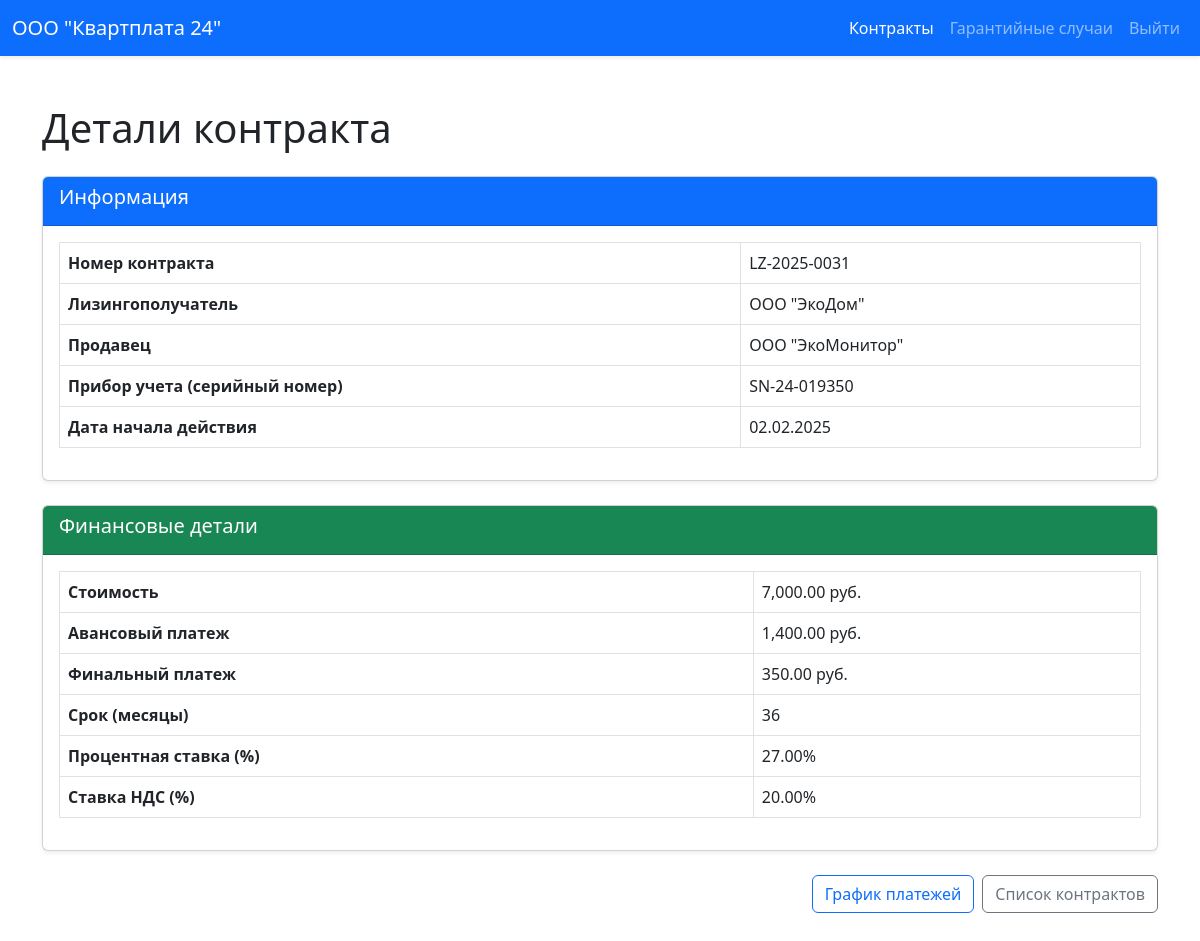
Screenshot of /contract/13/ (signed in) with the database file from the repository.
### leasing/models.py (models this page shows, shortened)
class Profile(models.Model):
    ROLE_CHOICES = [
        ('LR', 'Lessor'),
        ('LE', 'Lessee'),
        ('SE', 'Seller'),
        ('AD', 'Admin')
    ]
    user = models.OneToOneField(
        User,
        related_name='profile',
        on_delete=models.CASCADE
    )
    display_name = models.CharField(
        max_length=200,
        blank=True,
        null=True
    )
    role = models.CharField(
        max_length=2,
        choices=ROLE_CHOICES
    )

class Contract(models.Model):
    lessor = models.ForeignKey(
        User,
        related_name='lessor_contracts',
        on_delete=models.CASCADE
    )
    lessee = models.ForeignKey(
        User,
        related_name='lessee_contracts',
        on_delete=models.CASCADE
    )
    seller = models.ForeignKey(
        User,
        related_name='seller_contracts',
        on_delete=models.CASCADE
    )
    number = models.CharField(max_length=30)
    meter = models.CharField(max_length=20)
    started = models.DateField()
    class Meta:
        ordering = ['-started', '-number']

class FinanceDetails(models.Model):
    contract = models.ForeignKey(
        Contract,
        related_name='finance_details',
        on_delete=models.CASCADE
    )
    cost = models.DecimalField(max_digits=10, decimal_places=2)
    upfront = models.DecimalField(max_digits=10, decimal_places=2)
    final_payment = models.DecimalField(max_digits=10, decimal_places=2)
    period = models.PositiveIntegerField()  # in month
    rate = models.DecimalField(max_digits=6, decimal_places=2)  # in percent
    vat_rate = models.DecimalField(max_digits=6, decimal_places=2)  # in percent

### leasing/views.py (the view)
# urls.py: path('contract/<int:pk>/', views.view_contract, name='view_contract'),
@login_required
def view_contract(request, pk):
    company_name = request.user.profile.display_name
    contract = get_object_or_404(Contract, pk=pk)
    finance_details = get_object_or_404(FinanceDetails, contract=contract)
    return render(
        request,
        'contract/view.html',
        {
            'contract': contract,
            'finance_details': finance_details,
            'company_name': company_name,
            'section': 'contract',
        }
    )

### leasing/templates/contract/view.html (shortened to what this page needs)
{% extends 'base.html' %}
{% load humanize %}
{% block content %}
	<div class="container my-5">
        <h1 class="mb-4">Детали контракта</h1>
        <div class="card mb-4 shadow-sm">
            <div class="card-header bg-primary text-white">
                <h5>Информация</h5>
            </div>
            <div class="card-body">
                <table class="table table-bordered">
                    <tr>
                        <th>Номер контракта</th>
                        <td>{{ contract.number }}</td>
                    </tr>
                    <tr>
                        <th>Лизингополучатель</th>
                        <td>{{ contract.lessee.profile.display_name|default:contract.lessee.username }}</td>
                    </tr>
                    <tr>
                        <th>Продавец</th>
                        <td>{{ contract.seller.profile.display_name|default:contract.seller.username }}</td>
                    </tr>
                    <tr>
                        <th>Прибор учета (серийный номер)</th>
                        <td>{{ contract.meter }}</td>
                    </tr>
                    <tr>
                        <th>Дата начала действия</th>
                        <td>{{ contract.started|date:"d.m.Y" }}</td>
                    </tr>
                </table>
            </div>
        </div>
        <div class="card mb-4 shadow-sm">
            <div class="card-header bg-success text-white">
                <h5>Финансовые детали</h5>
            </div>
            <div class="card-body">
                <table class="table table-bordered">
                    <tr>
                        <th>Стоимость</th>
                        <td>{{ finance_details.cost|floatformat:2|intcomma }} руб.</td>
                    </tr>
                    <tr>
                        <th>Авансовый платеж</th>
                        <td>{{ finance_details.upfront|floatformat:2|intcomma }} руб.</td>
                    </tr>
                    <tr>
                        <th>Финальный платеж</th>
                        <td>{{ finance_details.final_payment|floatformat:2|intcomma }} руб.</td>
                    </tr>
                    <tr>
                        <th>Срок (месяцы)</th>
                        <td>{{ finance_details.period }}</td>
                    </tr>
                    <tr>
                        <th>Процентная ставка (%)</th>
                        <td>{{ finance_details.rate|floatformat:2 }}%</td>
                    </tr>
                    <tr>
                        <th>Ставка НДС (%)</th>
                        <td>{{ finance_details.vat_rate|floatformat:2 }}%</td>
                    </tr>
                </table>
            </div>
        </div>
        <div class="d-flex justify-content-end gap-2">
            <a href="{% url 'view_payments' contract.id %}" class="btn btn-outline-primary">График платежей</a>
            <a href="{% url 'list_contract' %}" class="btn btn-outline-secondary">Список контрактов</a>
        </div>
    </div>
{% endblock %}

### leasing/templates/includes/header.html (shortened to what this page needs)
<nav class="navbar navbar-expand-lg navbar-dark bg-primary shadow-sm">
    <div class="container-fluid">
        <a class="navbar-brand" href="#">
            {{ company_name }}
        </a>
        <div class="collapse navbar-collapse" id="navbarNav">
            <ul class="navbar-nav ms-auto">
                <li class="nav-item">
                    <a class="nav-link {% if section == 'contract' %}active{% endif %}" href="{% url 'list_contract' %}">Контракты</a>
                </li>
                <li class="nav-item">
                    <a class="nav-link {% if section == 'warranty' %}active{% endif %}" href="{% url 'list_warranty' %}">Гарантийные случаи</a>
                </li>
                <li class="nav-item">
                    <a class="nav-link" href="{% url 'logout' %}">Выйти</a>
                </li>
            </ul>
        </div>
    </div>
</nav>

### rows the page displays
Profile: display_name "ООО \"Квартплата 24\""
Contract: number "LZ-2025-0031", lessee.profile.display_name "ООО \"ЭкоДом\"", seller.profile.display_name "ООО \"ЭкоМонитор\"", meter "SN-24-019350", started "02.02.2025"
FinanceDetails: cost "7,000.00", upfront "1,400.00", final_payment "350.00", period "36", rate "27.00", vat_rate "20.00"
